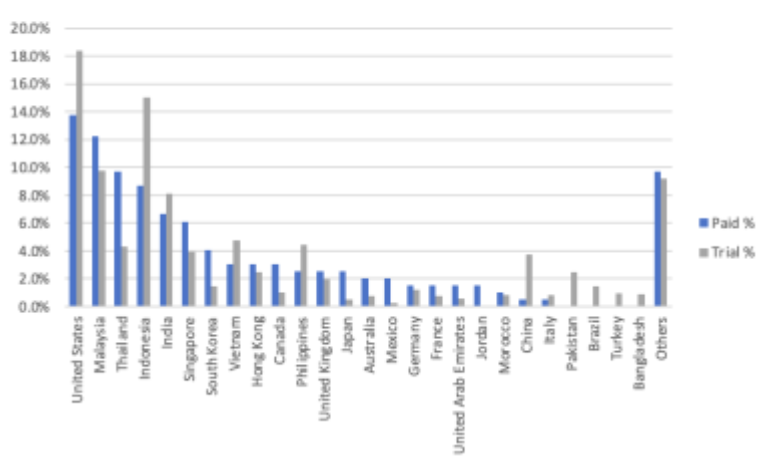
#> input picture image processing/images/Screenshot 2023-06-19 130715.png, 769 x 466 px; its folder holds only this picture in this run
$ jupyter execute contrast_streching.ipynb
#> lines starting #> are read from the running program, lines starting #| are printed output that depends on the picture
[cell 1]
import numpy as np
import os, cv2
import matplotlib.pyplot as plt
import matplotlib.image as mpimg

data_dir = './images'
# os.list() returns the list of subfolder's name
# sorted() rearranges the order of the list
images = sorted(os.listdir(data_dir))

plt.figure(figsize=(20,10))
for i,image in enumerate(images):
    X=mpimg.imread('{}/{}'.format(data_dir,image))
#> X is the input picture: shape (466, 769, 4) float32; mean R, G, B, A 0.955, 0.959, 0.967, 1
    # X = cv2.resize(X,(200, 200),interpolation=cv2.INTER_AREA) # resize them to the same size for convenience
    plt.subplot(2, 3, i+1) # plot the same category at the same column
    plt.imshow(X)
    # # Convert pixel values from [0,1] to [0,255]
    grayImgUint = X*255
    # [7 lines of commented-out code are left out]
    kernel_3x3 = np.array([ [-1,-1,-1],
                            [-1,9,-1],
                            [-1,-1,-1] ])
    for j in range(5): # Perform filtering 5 times
        grayImg = cv2.filter2D(grayImgUint, -1, kernel_3x3)
#> this loop made 5 passes
#> pass 1, `grayImg = cv2.filter2D(grayImgUint, -1, kernel_3x3)`:
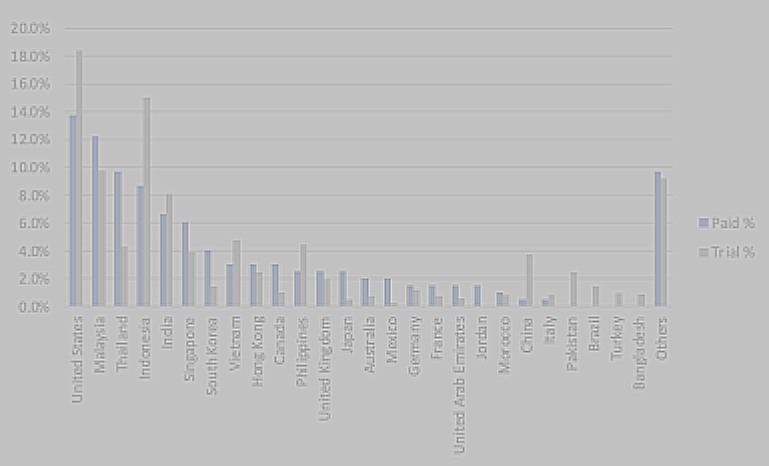
#> grayImg: shape (466, 769, 4) float32; mean R, G, B, A 244.1, 245.1, 247.2, 255.8; transparent parts drawn white
    plt.subplot(2, 3, i+4) # plot the same category at the same column
    plt.imshow(X)
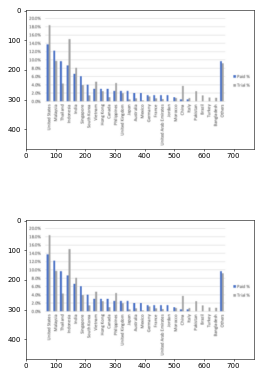
#> figure drawn by matplotlib, 2 panels

$ run again, on image processing/images/Screenshot 2023-06-19 130824.png
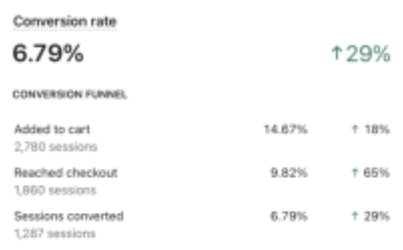
#> input picture image processing/images/Screenshot 2023-06-19 130824.png, 403 x 250 px
#> X is the input picture: shape (250, 403, 4) float32; mean R, G, B, A 0.973, 0.974, 0.973, 1
#> the loop `for j in range(5):` made 5 passes
#> pass 1, `grayImg = cv2.filter2D(grayImgUint, -1, kernel_3x3)`:
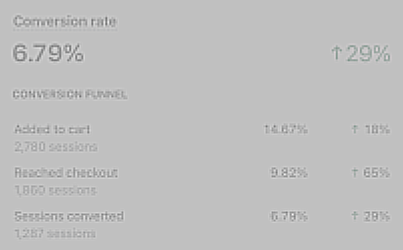
#> grayImg: shape (250, 403, 4) float32; mean R, G, B, A 248.3, 248.5, 248.5, 255.3; transparent parts drawn white
#> `[cell 1] import numpy as np import os, cv2 import matplotlib.pyplot as..`:
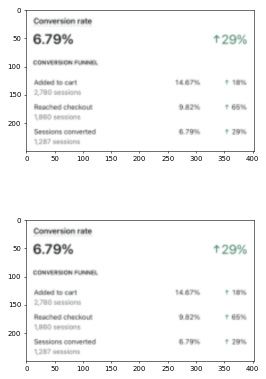
#> figure drawn by matplotlib, 2 panels
